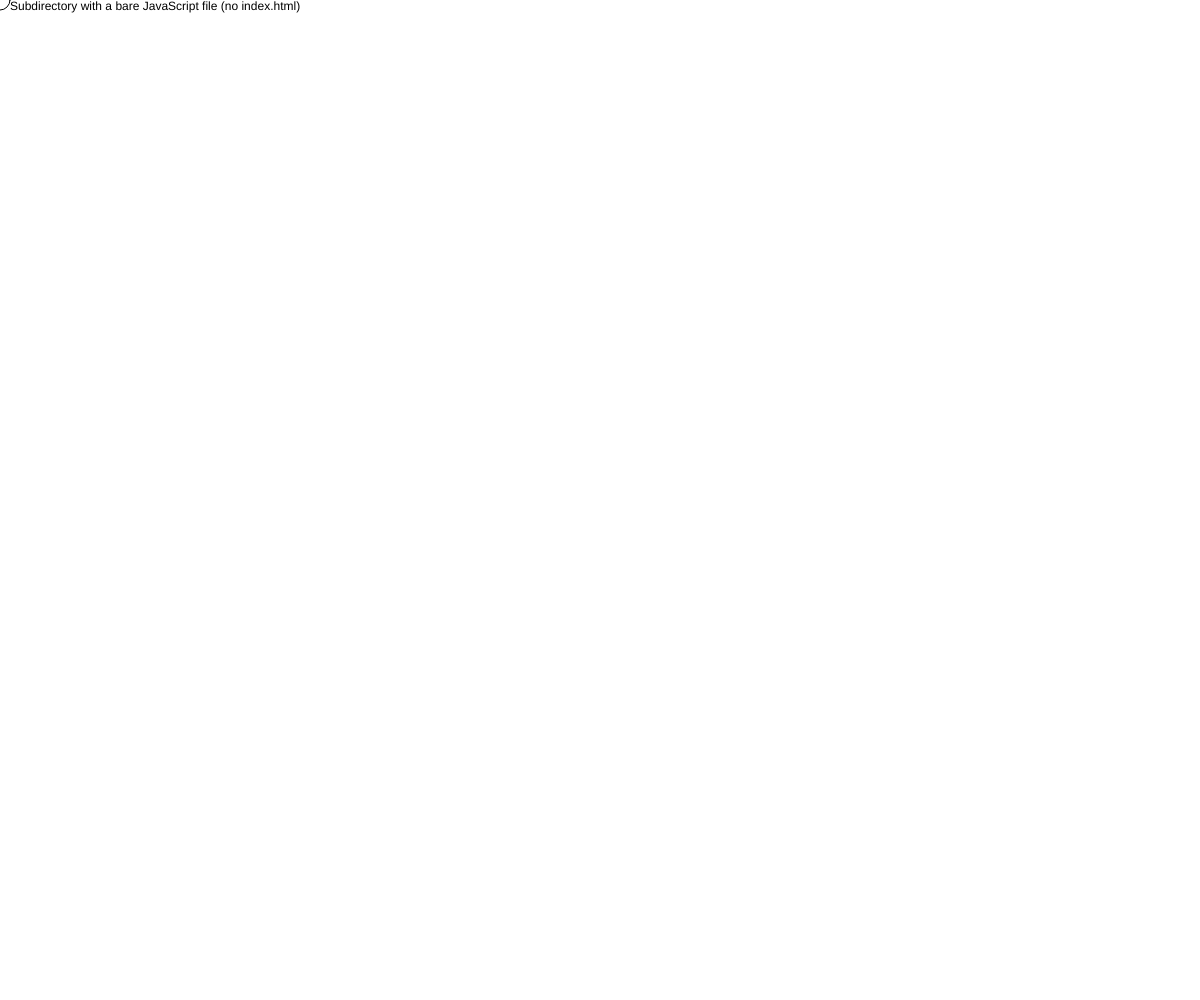
Frame 1 (no input)
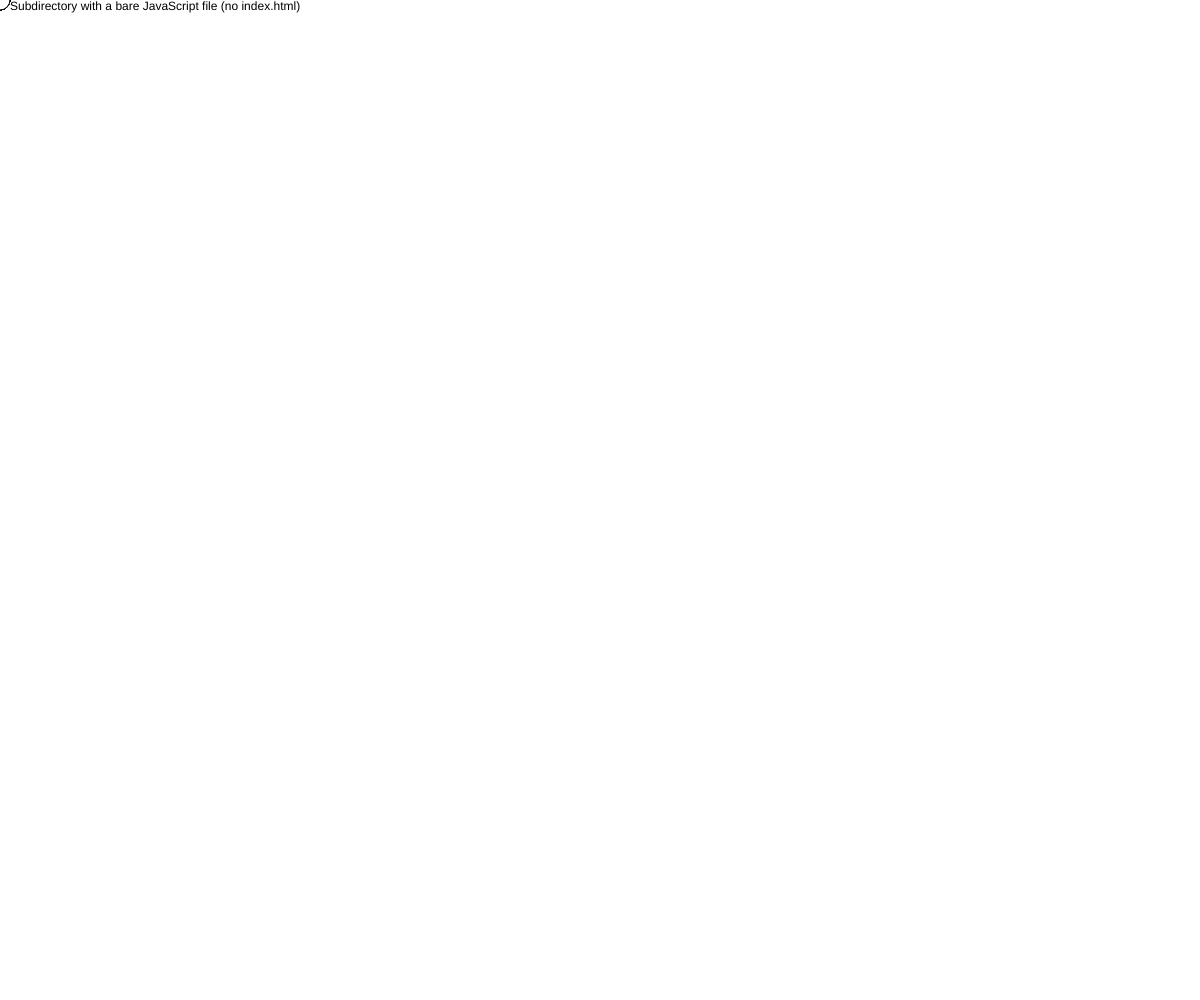
Frame 60 (no input)
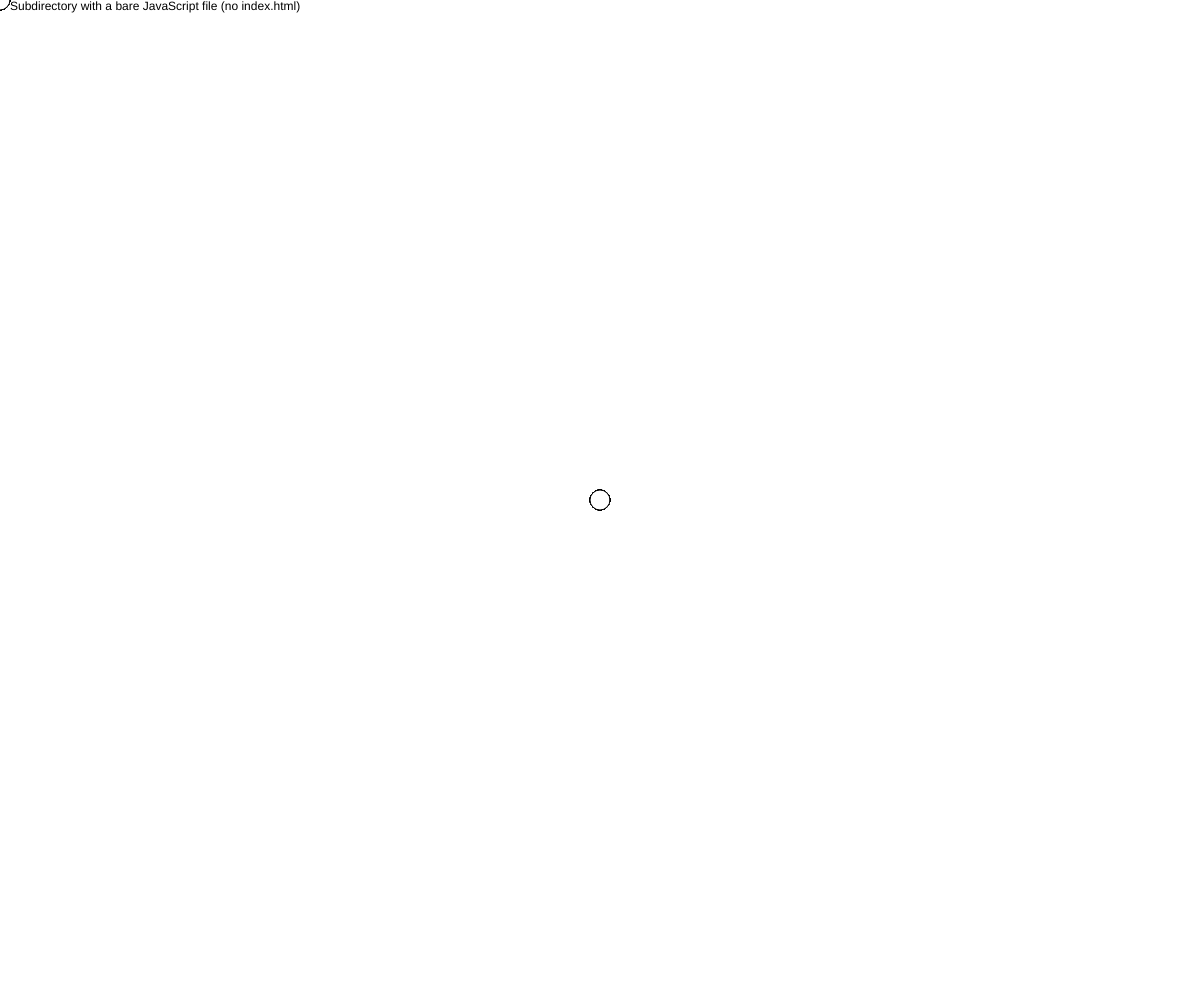
Frame 120 (the mouse pressed at the canvas centre since frame 60)

The p5.js sketch that drew these frames (run headless with seeded random() and noise() and a simulated clock; from frame 60 on, the mouse is pressed at the canvas centre):

// p5.js sketch
// ── sketch.js
// Description: A directory with only a sketch.js file is itself a valid sketch.

function setup() {
    createCanvas(windowWidth, windowHeight);
    text('Subdirectory with a bare JavaScript file (no index.html)', 10, 10);
}

function draw() {
    circle(mouseX, mouseY, 20);
}
